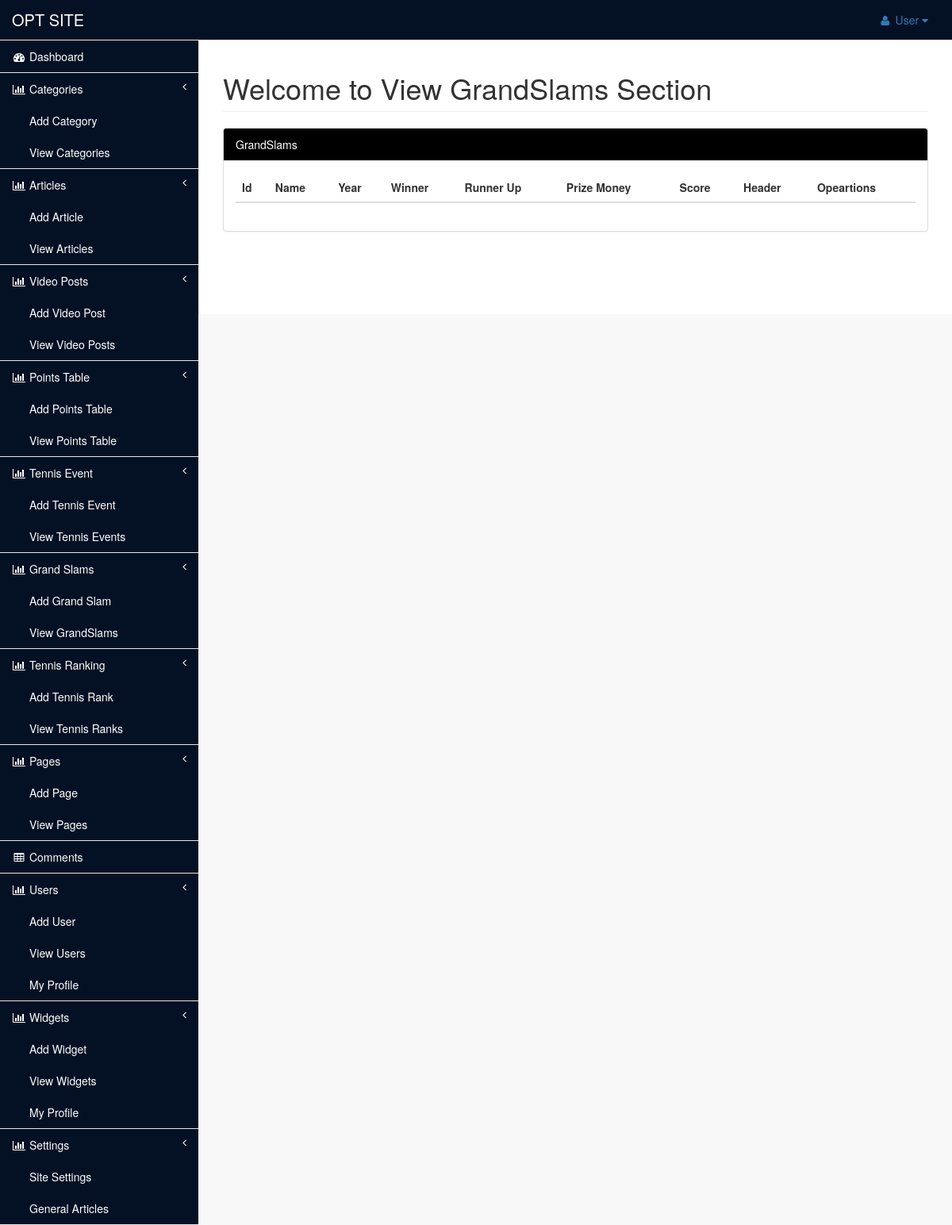
The app's page /admin/view-grandslams.php (signed in), older data.
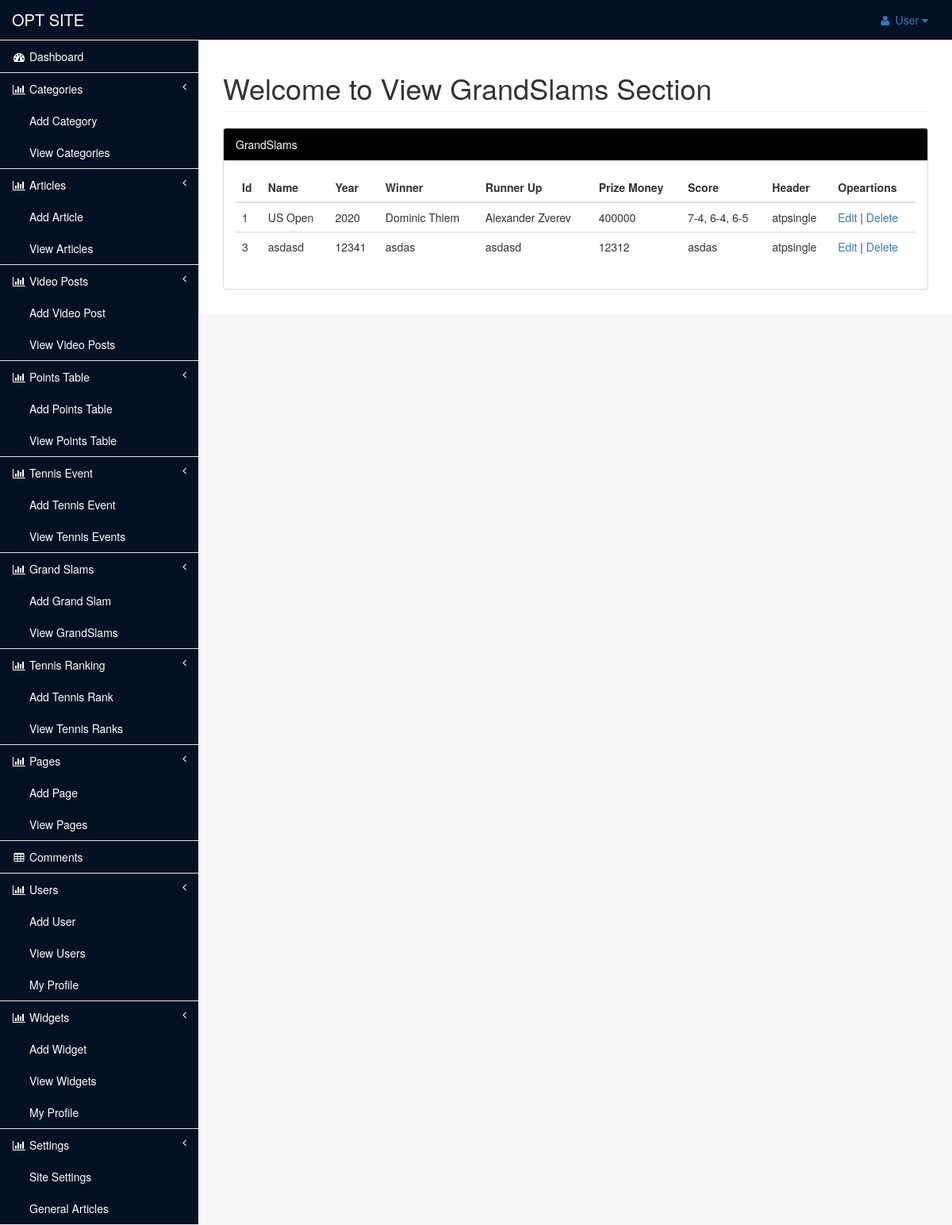
The same page, newer data.
### tables this page shows
CREATE TABLE `grandslam` (
  `id` int(11) NOT NULL,
  `name` varchar(255) NOT NULL,
  `year` int(11) NOT NULL,
  `winner` varchar(255) NOT NULL,
  `runnerup` varchar(255) NOT NULL,
  `money` int(11) NOT NULL,
  `score` varchar(255) NOT NULL,
  `header` varchar(255) NOT NULL,
  `created` timestamp NOT NULL DEFAULT current_timestamp(),
  `updated` timestamp NOT NULL DEFAULT current_timestamp()
);

### admin/view-grandslams.php (the view, shortened to what this page needs)
<?php
require_once('../includes/connect.php');
include('includes/header.php');
 include('includes/navigation.php'); ?>
        <div id="page-wrapper" style="min-height: 345px;">
            <div class="row">
                <div class="col-lg-12">
                    <h1 class="page-header"> Welcome to View GrandSlams Section</h1>
                </div>
            </div>
            <div class="row">
                <div class="col-lg-12">
                    <div class="panel panel-default">
                        <div class="panel-heading" style="background:black;color:white">
                            GrandSlams
                        </div>
                        <div class="panel-body">
                            <div class="table-responsive">
                                <table class="table table-hover">
                                    <thead>
                                        <tr>
                                            <th>Id</th>
                                            <th>Name</th>
                                            <th>Year</th>
                                            <th>Winner</th>
                                            <th>Runner Up</th>
                                            <th>Prize Money</th>
                                            <th>Score</th>
                                            <th>Header</th>
                                            <th>Opeartions</th>
                                        </tr>
                                    </thead>
                                    <tbody>
                                    <?php
                                             $sql = "SELECT * FROM grandslam";
                                             $result = $db->prepare($sql);
                                             $result->execute();
                                             $res = $result->fetchAll(PDO::FETCH_ASSOC);
                                             foreach ($res as $grand) {
                                        ?>
                                        <tr>
                                            <td><?php echo $grand['id']; ?></td>
                                            <td><?php echo $grand['name']; ?></td>
                                            <td><?php echo $grand['year']; ?></td>
                                            <td><?php echo $grand['winner']; ?></td>
                                            <td><?php echo $grand['runnerup']; ?></td>
                                            <td><?php echo $grand['money']; ?></td>
                                            <td><?php echo $grand['score']; ?></td>
                                            <td><?php echo $grand['header']; ?></td>
                                            <td>
                                                <a href="edit-grandslam.php?id=<?php echo $grand['id']; ?>">Edit</a> |
                                                <a href="delete-item.php?id=<?php echo $grand['id']; ?>&item=grand">Delete</a>
                                        </td>
                                        </tr>
                                             <?php }?>

### admin/includes/header.php (shortened to what this page needs)
<!DOCTYPE html>
<html lang="en">
<head>
    <link href="./vendor/bootstrap/css/bootstrap.min.css" rel="stylesheet">
    <link href="./dist/css/sb-admin-2.css" rel="stylesheet">
    <link href="./vendor/font-awesome/css/font-awesome.min.css" rel="stylesheet" type="text/css">
</head>
<body>
    <div id="wrapper">

### admin/includes/navigation.php (shortened to what this page needs)
<nav class="navbar navbar-default navbar-static-top" role="navigation" style="margin-bottom: 0;background:#041124;color:white">
            <div class="navbar-header">
                <a class="navbar-brand" href="../index.php" style="color:white;text-align:center;font-size:2rem">OPT SITE</a>
            </div>
    <ul class="nav navbar-top-links navbar-right">
            <li class="dropdown">
                    <a class="dropdown-toggle" data-toggle="dropdown" href="#">
                            <i class="fa fa-user fa-fw"></i> User
                            <i class="fa fa-caret-down"></i>
                    </a>
            </li>
</ul>
            <div class="navbar-default sidebar" role="navigation" style="">
                <div class="sidebar-nav navbar-collapse" style="background:#041124">
                    <ul class="nav" id="side-menu">
                        <li>
                            <a href="dashboard.php" style="background:#041124;color:white"><i class="fa fa-dashboard fa-fw"></i>
                                Dashboard
                            </a>
                        </li>
                        <li>
                            <a href="add-category.php" style="background:#041124;color:white"><i class="fa fa-bar-chart-o fa-fw" ></i> Categories<span class="fa arrow"></span></a>
                            <ul class="nav nav-second-level">
                                <li>
                                    <a href="add-category.php" style="background:#041124;color:white">Add Category</a>
                                </li>
                                <li>
                                    <a href="view-categories.php" style="background:#041124;color:white">View Categories</a>
                                </li>
                            </ul>
                        </li>
                        <li>
                            <a href="#" style="background:#041124;color:white"><i class="fa fa-bar-chart-o fa-fw"></i> Articles<span class="fa arrow"></span></a>
                            <ul class="nav nav-second-level">
                                <li>
                                    <a href="add-article.php" style="background:#041124;color:white">Add Article</a>
                                </li>
                                <li>
                                    <a href="view-articles.php" style="background:#041124;color:white">View Articles</a>
                                </li>
                            </ul>
                        </li>
                        <li>
                            <a href="#" style="background:#041124;color:white"><i class="fa fa-bar-chart-o fa-fw"></i> Video Posts<span class="fa arrow"></span></a>
                            <ul class="nav nav-second-level">
                                <li>
                                    <a href="add-videopost.php" style="background:#041124;color:white">Add Video Post</a>
                                </li>
                                <li>
                                    <a href="view-videoposts.php" style="background:#041124;color:white">View Video Posts</a>
                                </li>
                            </ul>
                        </li>
                        <li>
                            <a href="#" style="background:#041124;color:white"><i class="fa fa-bar-chart-o fa-fw"></i> Points Table<span class="fa arrow"></span></a>
                            <ul class="nav nav-second-level">
                                <li>
                                    <a href="add-point.php" style="background:#041124;color:white">Add Points Table</a>
                                </li>
                                <li>
                                    <a href="view-points.php" style="background:#041124;color:white">View Points Table</a>
                                </li>
                            </ul>
                        </li>
                        <li>
                            <a href="#" style="background:#041124;color:white"><i class="fa fa-bar-chart-o fa-fw"></i> Tennis Event<span class="fa arrow"></span></a>
                            <ul class="nav nav-second-level">
                                <li>
                                    <a href="add-tennisevent.php" style="background:#041124;color:white">Add Tennis Event </a>
                                </li>
                                <li>
                                    <a href="view-tennisevents.php" style="background:#041124;color:white">View Tennis Events</a>
                                </li>
                            </ul>
                        </li>
                        <li>
                            <a href="#" style="background:#041124;color:white"><i class="fa fa-bar-chart-o fa-fw"></i> Grand Slams<span class="fa arrow"></span></a>
                            <ul class="nav nav-second-level">
                                <li>
                                    <a href="add-grandslam.php" style="background:#041124;color:white">Add Grand Slam</a>
                                </li>
                                <li>
                                    <a href="view-grandslams.php" style="background:#041124;color:white">View GrandSlams</a>
                                </li>
                            </ul>
                        </li>
                        <li>
                            <a href="#" style="background:#041124;color:white"><i class="fa fa-bar-chart-o fa-fw"></i> Tennis Ranking<span class="fa arrow"></span></a>
                            <ul class="nav nav-second-level">
                                <li>
                                    <a href="add-tennisrank.php" style="background:#041124;color:white">Add Tennis Rank</a>
                                </li>
                                <li>
                                    <a href="view-tennisranks.php" style="background:#041124;color:white">View Tennis Ranks</a>
                                </li>
                            </ul>
                        </li>
                        <li>
                            <a href="#" style="background:#041124;color:white"><i class="fa fa-bar-chart-o fa-fw"></i> Pages<span class="fa arrow"></span></a>
                            <ul class="nav nav-second-level">
                                <li>
                                    <a href="add-page.php" style="background:#041124;color:white">Add Page</a>
                                </li>
                                <li>
                                    <a href="view-pages.php" style="background:#041124;color:white">View Pages</a>
                                </li>
                            </ul>
                        </li>
                        <li>
                            <a href="comments.php" style="background:#041124;color:white"><i class="fa fa-table fa-fw"></i> Comments</a>
                        </li>
                        <?php
                            $sql = "SELECT * FROM users WHERE id=?";
                            $result = $db->prepare($sql);
                            $result->execute(array($_SESSION['id']));
                            $user = $result->fetch(PDO::FETCH_ASSOC);
                            if($user['role'] == 'administrator'){
                                ?>
                        <li>
                            <a href="#" style="background:#041124;color:white"><i class="fa fa-bar-chart-o fa-fw"></i> Users<span class="fa arrow"></span></a>
                            <ul class="nav nav-second-level">
                                <li>
                                    <a href="add-user.php" style="background:#041124;color:white">Add User</a>
                                </li>
                                <li>
                                    <a href="view-users.php" style="background:#041124;color:white">View Users</a>
                                </li>
                                <li>
                                    <a href="profile.php" style="background:#041124;color:white">My Profile</a>
                                </li>
                            </ul>
                        </li>
                        <li>
                            <a href="#" style="background:#041124;color:white"><i class="fa fa-bar-chart-o fa-fw"></i> Widgets<span class="fa arrow"></span></a>
                            <ul class="nav nav-second-level">
                                <li>
                                    <a href="add-widget.php" style="background:#041124;color:white">Add Widget</a>
                                </li>
                                <li>
                                    <a href="view-widgets.php" style="background:#041124;color:white">View Widgets</a>
                                </li>
                                <li>
                                    <a href="profile.php" style="background:#041124;color:white">My Profile</a>
                                </li>
                            </ul>
                        </li>
                        <li>
                            <a href="#" style="background:#041124;color:white"><i class="fa fa-bar-chart-o fa-fw"></i> Settings<span class="fa arrow"></span></a>
                            <ul class="nav nav-second-level">
                                <li>
                                    <a href="settings.php" style="background:#041124;color:white">Site Settings</a>
                                </li>
                                <li>
                                    <a href="#" style="background:#041124;color:white">General Articles</a>
                                </li>
                            </ul>
                        </li>
                        <?php } ?>
                    </ul>
                </div>
            </div>
        </nav>

Row changes from the older to the newer data that the page shows:
added grandslam: id "1", name "US Open", year "2020", winner "Dominic Thiem", runnerup "Alexander Zverev", money "400000", score "7-4, 6-4, 6-5", header "atpsingle"
added grandslam: id "3", name "asdasd", year "12341", winner "asdas", runnerup "asdasd", money "12312", score "asdas", header "atpsingle"
